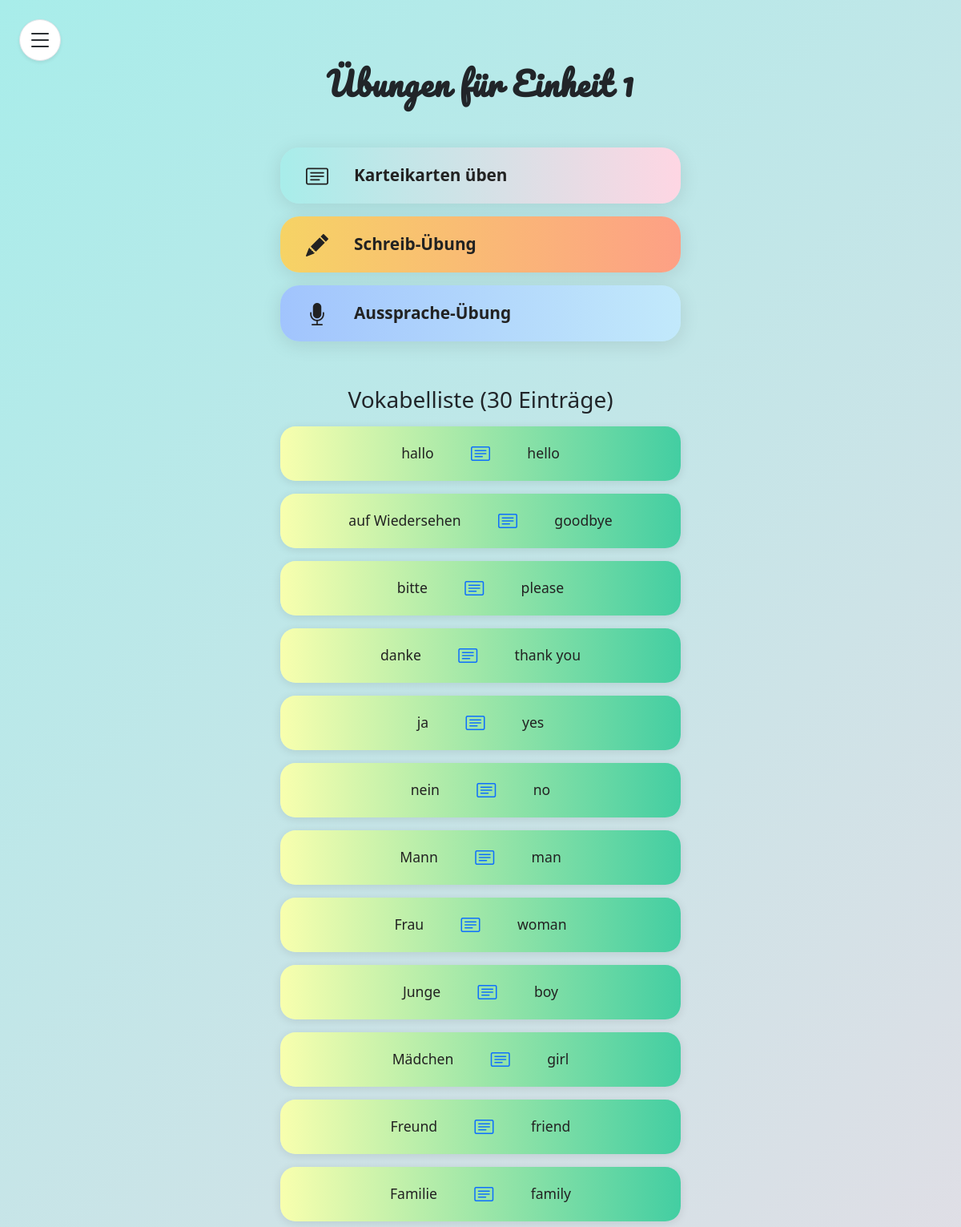
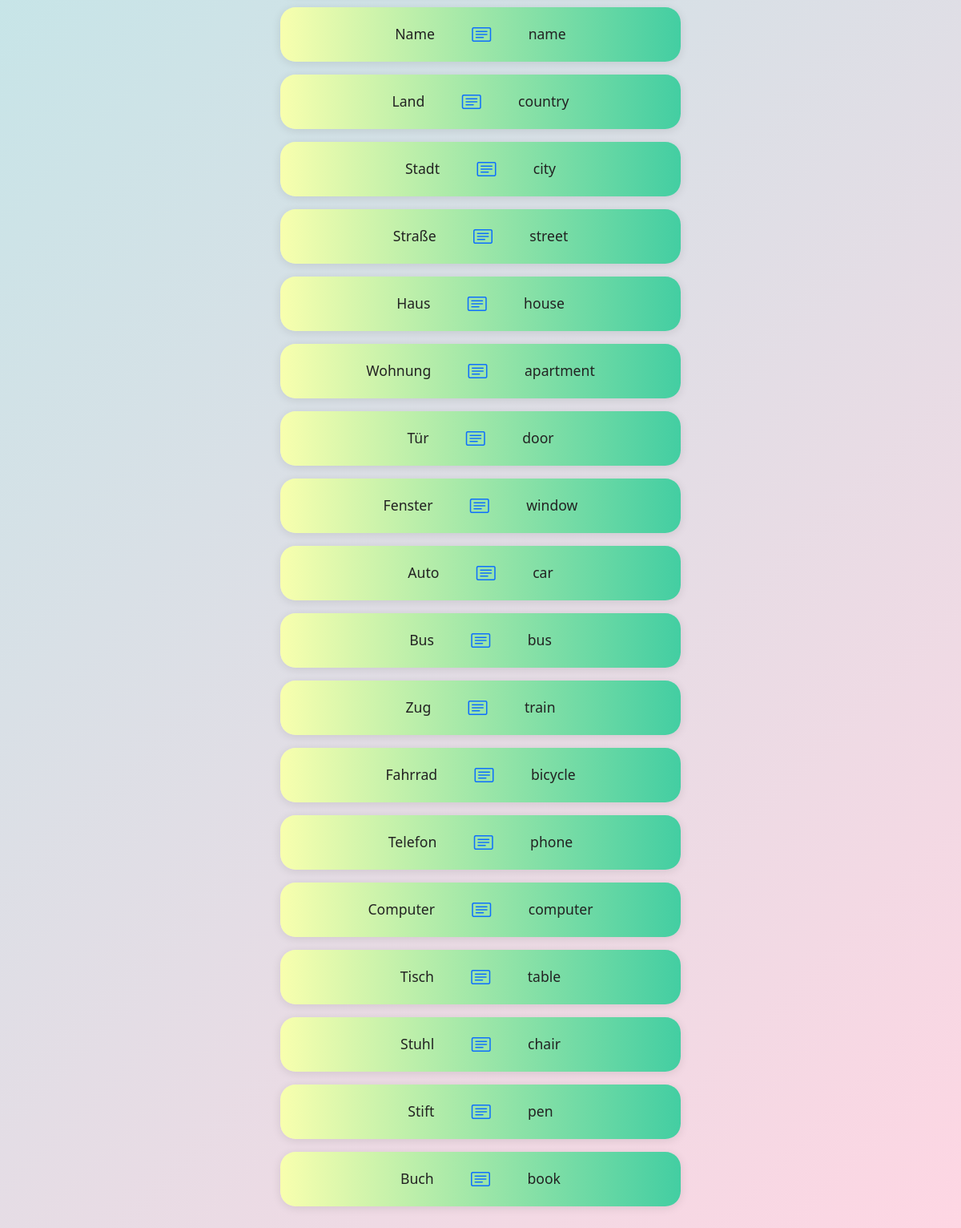
/karteikartenListe.php?einheit_id=1 (signed in), run on the app's committed database (2 pictures, top to bottom).
### tables this page shows
CREATE TABLE Vocab(
    VID INT PriMARY KEY AUTO_INCREMENT,
    EID INT NOT NULL,
    DID INT NOT NULL,
    EinID INT NOT NULL,
    FOREIGN KEY (EID) REFERENCES Englisch_Vocab(EID),
    FOREIGN KEY (DID) REFERENCES Deutsch_Vocab(DID),
    FOREIGN KEY (EinID) REFERENCES Einheit(EinID)
);

CREATE TABLE Deutsch_Vocab (
    DID INT PriMARY KEY AUTO_INCREMENT,
    Wort VARCHAR(255) NOT NULL,
    Audio VARCHAR(255) NOT NULL,
    Bild VARCHAR(255)
);

CREATE TABLE Englisch_Vocab (
    EID INT PriMARY KEY AUTO_INCREMENT,
    Wort VARCHAR(255) NOT NULL,
    Audio VARCHAR(255) NOT NULL,
    Bild VARCHAR(255)
);

### karteiKartenListe.php (the view, shortened to what this page needs)
<?php
$einheit_id = intval($_GET['einheit_id']);
$servername = "localhost";
$username = "root";
$password = "root";
$dbname = "Triolingo";
$conn = new mysqli($servername, $username, $password, $dbname);
$sql = "SELECT v.VID, d.Wort AS Deutsch, e.Wort AS Englisch
        FROM Vocab v
        JOIN Deutsch_Vocab d ON v.DID = d.DID
        JOIN Englisch_Vocab e ON v.EID = e.EID
        WHERE v.EinID = ?";
$stmt = $conn->prepare($sql);
$stmt->bind_param("i", $einheit_id);
$stmt->execute();
$result = $stmt->get_result();
$vocab_count = $result->num_rows;
?>
<!DOCTYPE html>
<html lang="de">
<head>
    <link href="https://cdn.jsdelivr.net/npm/bootstrap@5.3.3/dist/css/bootstrap.min.css" rel="stylesheet">
    <link href="https://cdn.jsdelivr.net/npm/bootstrap-icons/font/bootstrap-icons.css" rel="stylesheet">
</head>
<body>
    <button id="sidebarToggleBtn" class="btn sidebar-toggle-btn border shadow-sm" type="button" data-bs-toggle="offcanvas" data-bs-target="#sidebar" aria-controls="sidebar" aria-label="Menü öffnen">
        <i class="bi bi-list fs-2"></i>
    </button>
    <div class="container-fluid" style="height: 100vh; position: relative;">
        <div class="main-content-center">
            <h2 class="fw-bold mb-4"
                style="letter-spacing:1px; font-family: 'Pacifico', cursive; font-size:2.5rem;">
                Übungen für Einheit <?= $einheit_id ?>
            </h2>
            <div class="exercise-buttons">
                <button onclick="redirectToExercise('karteiKarten')" class="exercise-btn exercise-btn-karteikarten">
                    <i class="bi bi-card-text me-3 fs-3"></i>
                    Karteikarten üben
                </button>
                <button onclick="redirectToExercise('writing')" class="exercise-btn exercise-btn-writing">
                    <i class="bi bi-pencil-fill me-3 fs-3"></i>
                    Schreib-Übung
                </button>
                <button onclick="redirectToExercise('talking')" class="exercise-btn exercise-btn-talking">
                    <i class="bi bi-mic-fill me-3 fs-3"></i>
                    Aussprache-Übung
                </button>
            </div>
            <h3 class="mb-3 mt-4">Vokabelliste (<?= $vocab_count ?> Einträge)</h3>
            <div class="flashcard-list">
                <?php
                if ($result->num_rows > 0) {
                    mysqli_data_seek($result, 0);
                    while ($row = $result->fetch_assoc()) {
                        echo '<div class="flashcard">';
                        echo '<div class="flashcard-content">';
                        echo '<span class="word">' . htmlspecialchars($row['Deutsch']) . '</span>';
                        echo '<span class="icon"><i class="bi bi-card-text"></i></span>';
                        echo '<span class="word">' . htmlspecialchars($row['Englisch']) . '</span>';
                        echo '</div>';
                        echo '</div>';
                    }
                } else {
                    echo '<div class="alert alert-info text-center w-100">Keine Karteikarten gefunden.</div>';
                }
                ?>
            </div>
        </div>
    </div>
</body>
</html>

### karteiKartenListe.php (style rules this page uses)
body { min-height: 100vh; background: linear-gradient(135deg, #a8edea 0%, #fed6e3 100%); background-attachment: fixed; font-family: 'Segoe UI', 'Roboto', Arial, sans-serif; }
.main-content-center { min-height: 100vh; display: flex; flex-direction: column; align-items: center; justify-content: flex-start; padding-top: 80px; padding-bottom: 40px; }
.sidebar-toggle-btn { position: fixed; top: 24px; left: 24px; z-index: 2001; background: #fff; border-radius: 50%; width: 52px; height: 52px; display: flex; align-items: center; justify-content: center; box-shadow: 0 2px 12px rgba(0,0,0,0.10); }
.flashcard-list { width: 100%; max-width: 500px; margin: 0 auto; display: flex; flex-direction: column; gap: 1rem; }
.flashcard { background: linear-gradient(90deg, #f8ffae 0%, #43cea2 100%); border-radius: 1.2rem; box-shadow: 0 2px 12px rgba(0,0,0,0.10); padding: 1rem 1.2rem; display: flex; flex-direction: row; align-items: center; justify-content: center; transition: transform 0.13s, box-shadow 0.13s; position: relative; border: none; min-width: 180px; max-width: 100%; gap: 1.2rem; text-align: center; }
.flashcard .icon { font-size: 1.5rem; color: #0d6efd; margin-bottom: 0; margin-right: 1rem; margin-left: 1rem; }
.flashcard .word { font-size: 1.1rem; font-family: 'Segoe UI', 'Pacifico', cursive; color: #222; margin-bottom: 0; margin-right: 0.7rem; margin-left: 0.7rem; }
.flashcard-content { display: flex; align-items: center; justify-content: center; gap: 1.2rem; width: 100%; }
.exercise-buttons { display: flex; flex-direction: column; align-items: center; gap: 1rem; margin-top: 2rem; margin-bottom: 2rem; width: 100%; max-width: 500px; }
.exercise-btn { width: 100%; min-height: 70px; font-size: 1.3rem; border-radius: 1.5rem; box-shadow: 0 4px 24px rgba(0,0,0,0.10); color: #222; font-weight: 600; border: none; transition: transform 0.13s, box-shadow 0.13s; display: flex; align-items: center; justify-content: flex-start; gap: 1rem; padding-left: 2rem; text-decoration: none; }
.exercise-btn-karteikarten { background: linear-gradient(90deg, #a8edea 0%, #fed6e3 100%); }
.exercise-btn-writing { background: linear-gradient(90deg, #f6d365 0%, #fda085 100%); }
.exercise-btn-talking { background: linear-gradient(90deg, #a1c4fd 0%, #c2e9fb 100%); }

### data on the page
vocab: DID.Wort "hallo", EID.Wort "hello"
vocab: DID.Wort "auf Wiedersehen", EID.Wort "goodbye"
vocab: DID.Wort "bitte", EID.Wort "please"
vocab: DID.Wort "danke", EID.Wort "thank you"
vocab: DID.Wort "ja", EID.Wort "yes"
vocab: DID.Wort "nein", EID.Wort "no"
vocab: DID.Wort "Mann", EID.Wort "man"
vocab: DID.Wort "Frau", EID.Wort "woman"
vocab: DID.Wort "Junge", EID.Wort "boy"
vocab: DID.Wort "Mädchen", EID.Wort "girl"
vocab: DID.Wort "Freund", EID.Wort "friend"
vocab: DID.Wort "Familie", EID.Wort "family"
vocab: DID.Wort "Name", EID.Wort "name"
vocab: DID.Wort "Land", EID.Wort "country"
vocab: DID.Wort "Stadt", EID.Wort "city"
vocab: DID.Wort "Straße", EID.Wort "street"
vocab: DID.Wort "Haus", EID.Wort "house"
vocab: DID.Wort "Wohnung", EID.Wort "apartment"
vocab: DID.Wort "Tür", EID.Wort "door"
vocab: DID.Wort "Fenster", EID.Wort "window"
vocab: DID.Wort "Auto", EID.Wort "car"
vocab: DID.Wort "Bus", EID.Wort "bus"
vocab: DID.Wort "Zug", EID.Wort "train"
vocab: DID.Wort "Fahrrad", EID.Wort "bicycle"
vocab: DID.Wort "Telefon", EID.Wort "phone"
vocab: DID.Wort "Computer", EID.Wort "computer"
vocab: DID.Wort "Tisch", EID.Wort "table"
vocab: DID.Wort "Stuhl", EID.Wort "chair"
vocab: DID.Wort "Stift", EID.Wort "pen"
vocab: DID.Wort "Buch", EID.Wort "book"

### other printed values
$einheit_id "1"
$vocab_count "30"
